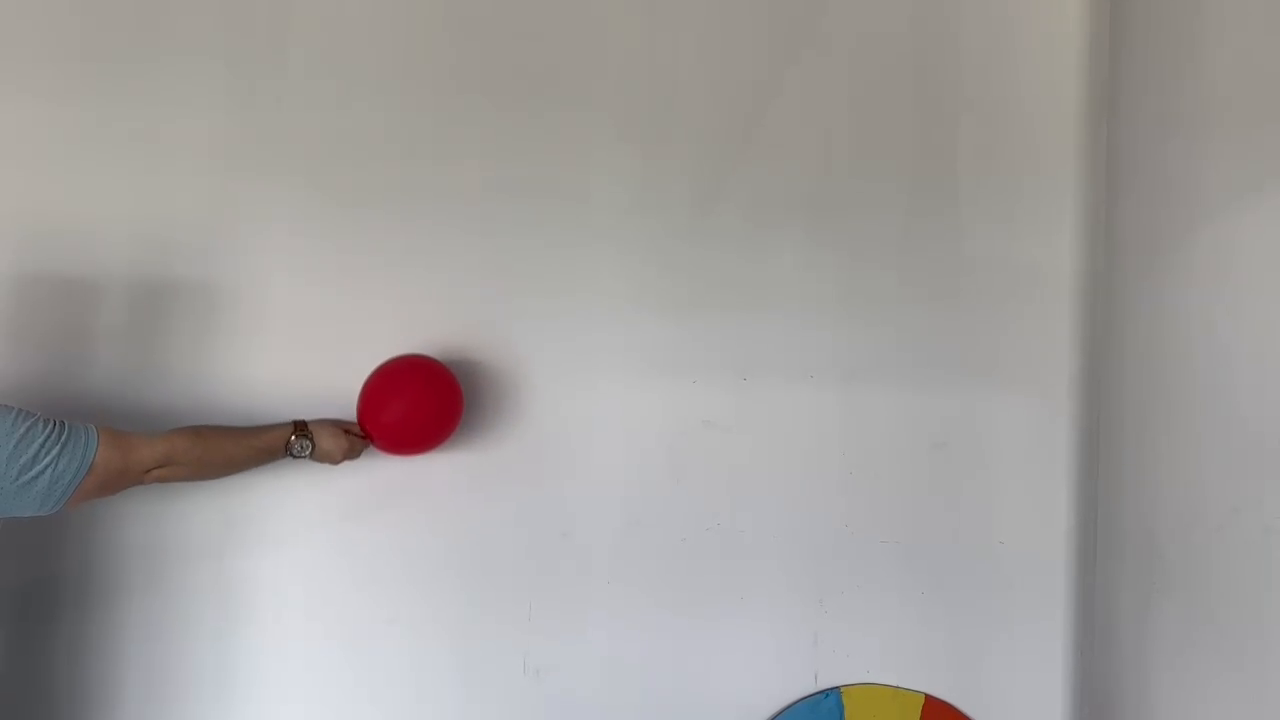
#> input picture frame 19 of image processing/Vid2.mp4, 1280 x 720 px, given in place of ballons.mp4, which was not available
$ python 'color & size detection.py'
#> lines starting #> are read from the running program, lines starting #| are printed output that depends on the picture; after the words box and inside, x2 and y2 are one past the last pixel; in counts of white or black regions, pixels touching at a corner belong together; pictures that were not available may be replaced by others from this repository, and a replacement may not be noted
import cv2 as cv
import numpy as np

video = cv.VideoCapture("ballons.mp4")

if not video.isOpened():
    print("Error: Could not open video file")
    exit()

while True:
    is_true, frame = video.read()
#> frame is the input picture: shape (720, 1280, 3); mean B, G, R 158, 159.4, 162.4
    if not is_true:
        break

    frame = cv.rotate(frame, cv.ROTATE_90_CLOCKWISE)
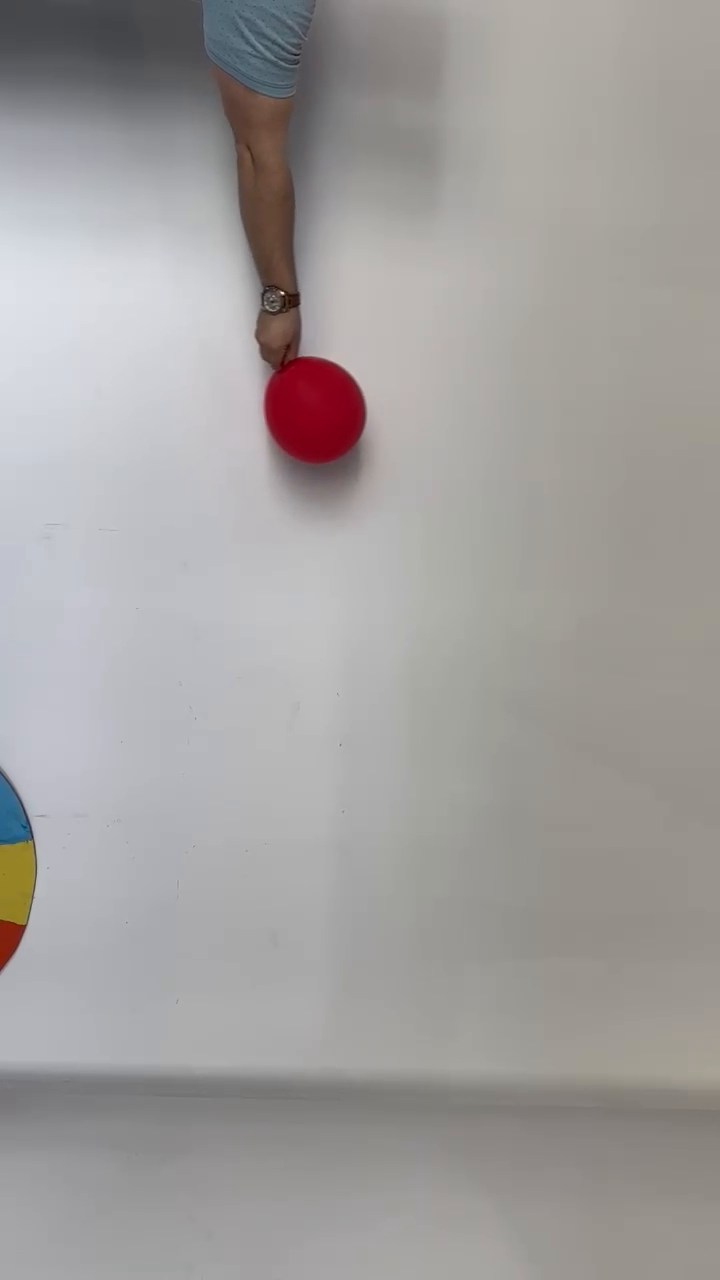
#> frame: shape (1280, 720, 3); mean B, G, R 158, 159.4, 162.4
    frame = cv.resize(frame, (640, 640))
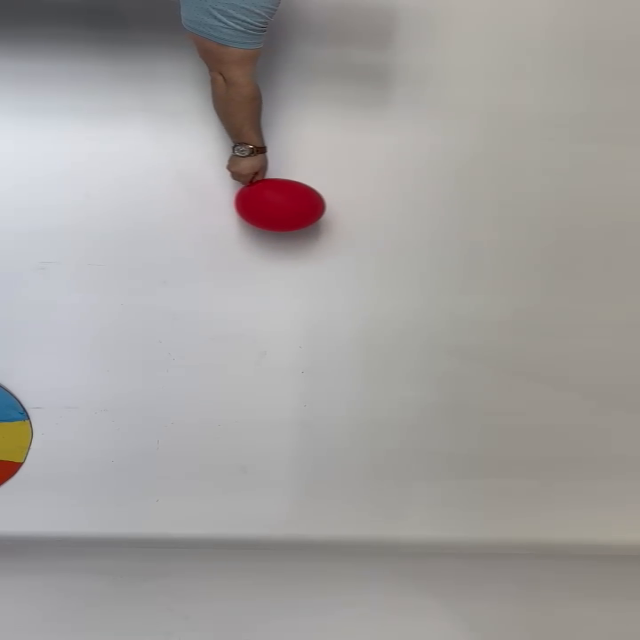
#> frame: shape (640, 640, 3); mean B, G, R 158, 159.5, 162.4

    # Convert the frame to HSV color space
    HSV_img = cv.cvtColor(frame, cv.COLOR_BGR2HSV)
#> HSV_img: shape (640, 640, 3); mean H, S, V 55.1, 15.4, 164.5

    # Define range for detecting red color in HSV space
    low_red = np.array([161, 155, 60])
    high_red = np.array([179, 255, 255])

    # Create a mask for red color
    red_mask = cv.inRange(HSV_img, low_red, high_red)
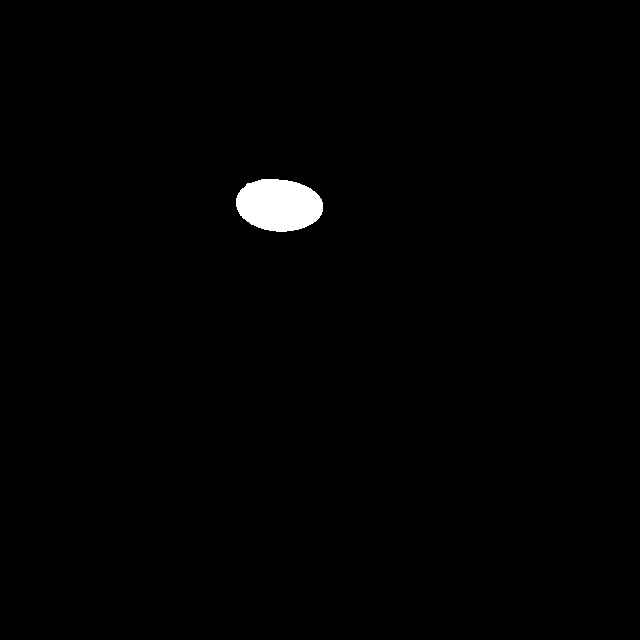
#> red_mask: shape (640, 640); 0.89% white; 1 white region

    # Find contours in the mask: Contours are the boundaries of the objects. they serve as to detect clusters of certain objects
    contours, _ = cv.findContours(red_mask, cv.RETR_EXTERNAL, cv.CHAIN_APPROX_SIMPLE) #needs to be understood)
#> contours = 1 contour; box (x1, y1, x2, y2) and area: (236, 179, 323, 232) 3527

    # Draw bounding boxes around the detected red objects
    for contour in contours:
        # If the contour is large enough (to avoid noise), draw a bounding box
        if cv.contourArea(contour) > 10:  # Adjust this threshold based on your objects size
            x, y, w, h = cv.boundingRect(contour) #(NEW)
            cv.rectangle(frame, (x, y), (x + w, y + h), (0, 255, 0), 2)  # Draw green rectangle
#> this loop made 1 pass
#> (x, y, w, h) on pass 1: (236, 179, 87, 53)
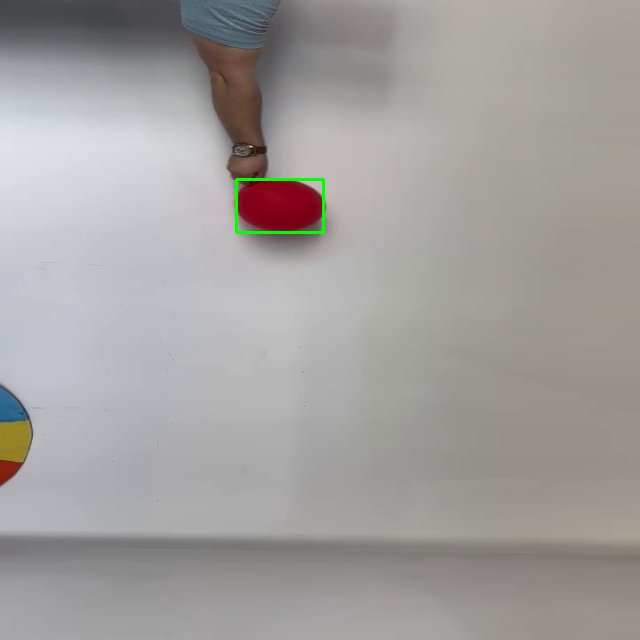
#> frame: shape (640, 640, 3); 0.2% of pixels changed, all inside (x1, y1, x2, y2) = (235, 178, 325, 234)

    # Show the resulting frame with bounding boxes
    cv.imshow("Red Object Detection", frame)

    if cv.waitKey(20) & 0xFF == ord('q'):  # Press 'q' to exit
#> (key q is pressed here)
        break

video.release()
cv.destroyAllWindows()

$ run again, starting later in the video
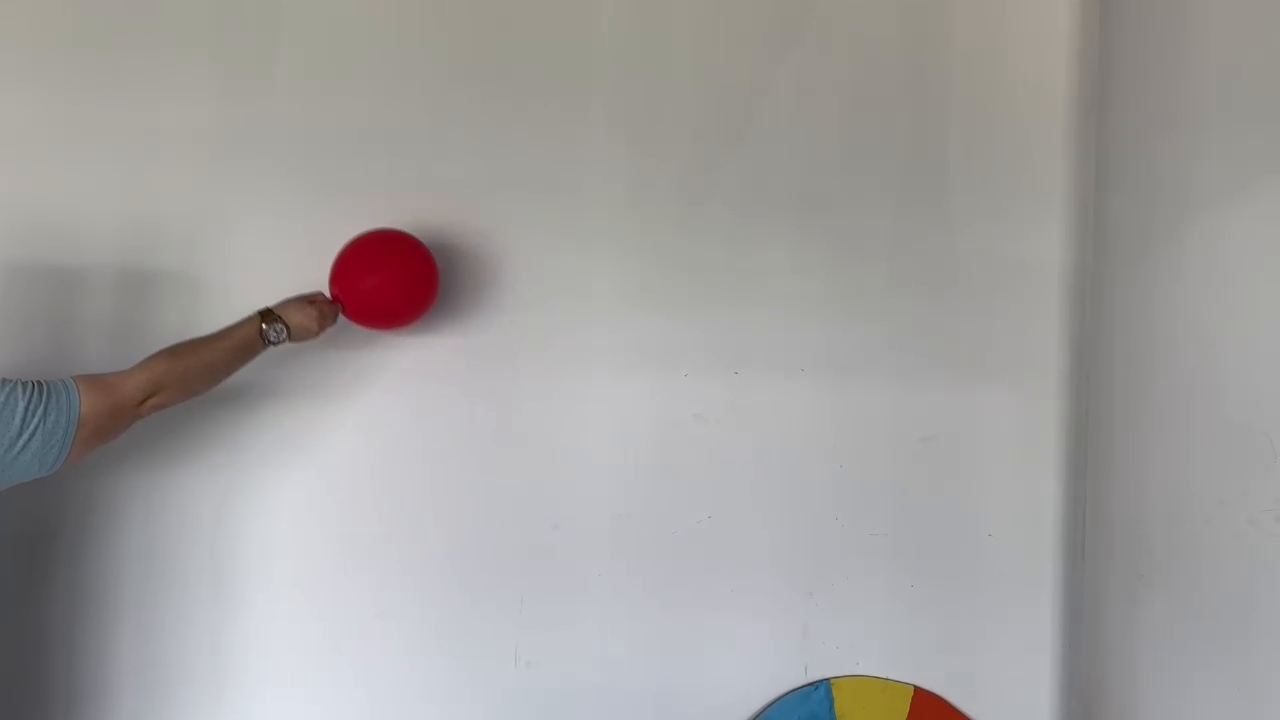
#> input picture frame 85 of image processing/Vid2.mp4, 1280 x 720 px, given in place of ballons.mp4, which was not available
#> frame is the input picture: shape (720, 1280, 3); mean B, G, R 158.6, 159.8, 162.1
#> HSV_img: shape (640, 640, 3); mean H, S, V 61.1, 15.7, 164.8
#> `red_mask = cv.inRange(HSV_img, low_red, high_red)`:
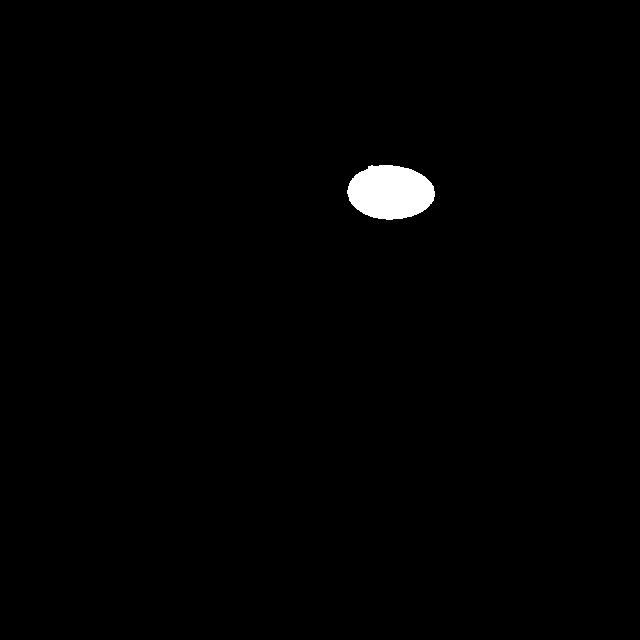
#> red_mask: shape (640, 640); 0.91% white; 1 white region
#> contours = 1 contour; box (x1, y1, x2, y2) and area: (347, 165, 435, 220) 3642
#> the loop `for contour in contours:` made 1 pass
#> (x, y, w, h) on pass 1: (347, 165, 88, 55)
#> after the loop `for contour in contours:`:
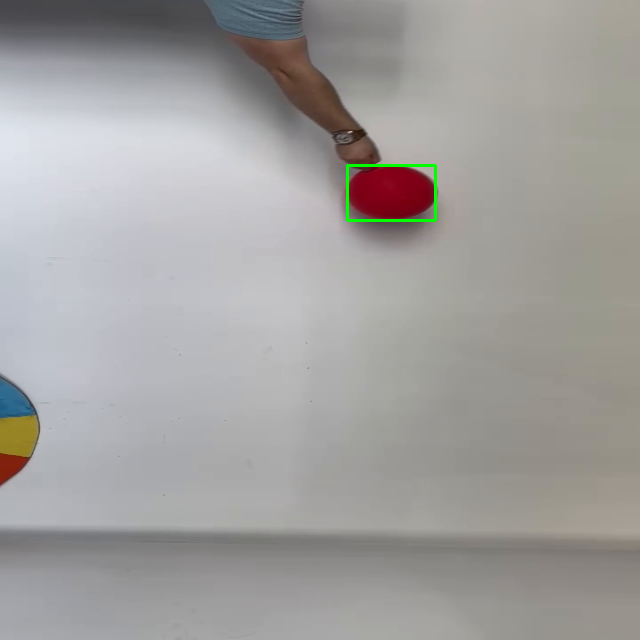
#> frame: shape (640, 640, 3); mean B, G, R 158.5, 160.2, 161.9

$ run again, starting later in the video
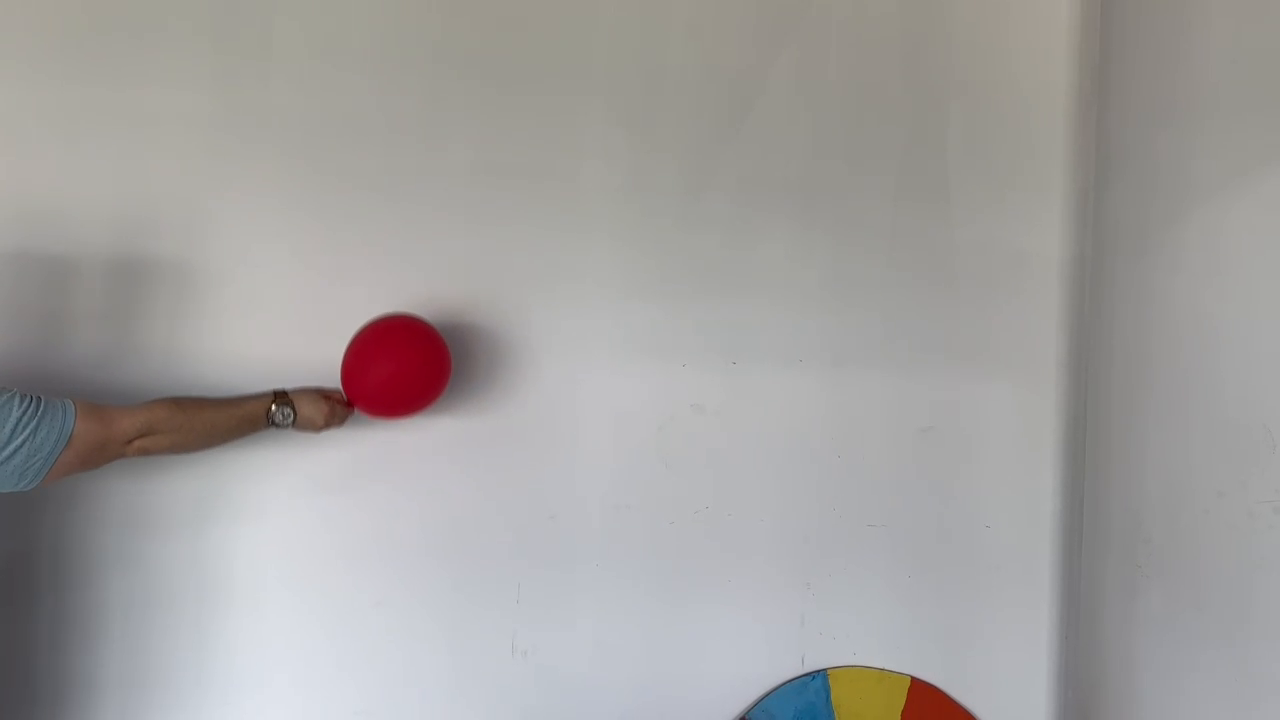
#> input picture frame 152 of image processing/Vid2.mp4, 1280 x 720 px, given in place of ballons.mp4, which was not available
#> frame is the input picture: shape (720, 1280, 3); mean B, G, R 159.2, 160.3, 162.6
#> HSV_img: shape (640, 640, 3); mean H, S, V 57.9, 16, 165.4
#> `red_mask = cv.inRange(HSV_img, low_red, high_red)`:
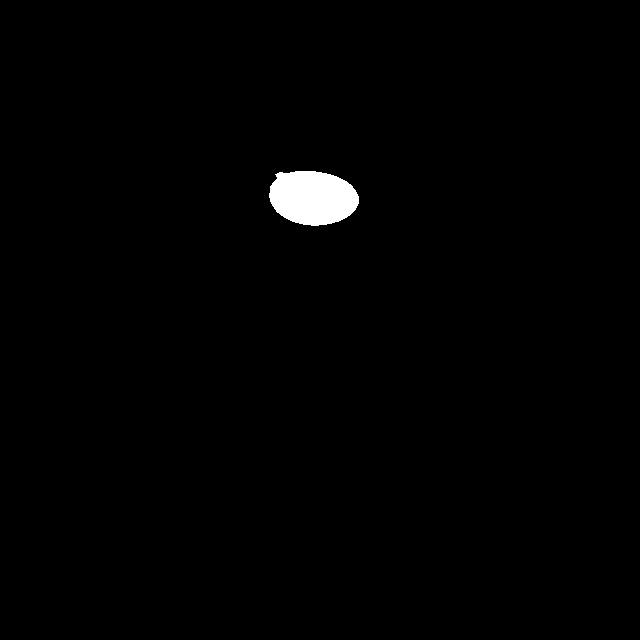
#> red_mask: shape (640, 640); 0.95% white; 1 white region
#> contours = 1 contour; box (x1, y1, x2, y2) and area: (269, 171, 359, 226) 3786
#> the loop `for contour in contours:` made 1 pass
#> (x, y, w, h) on pass 1: (269, 171, 90, 55)
#> after the loop `for contour in contours:`:
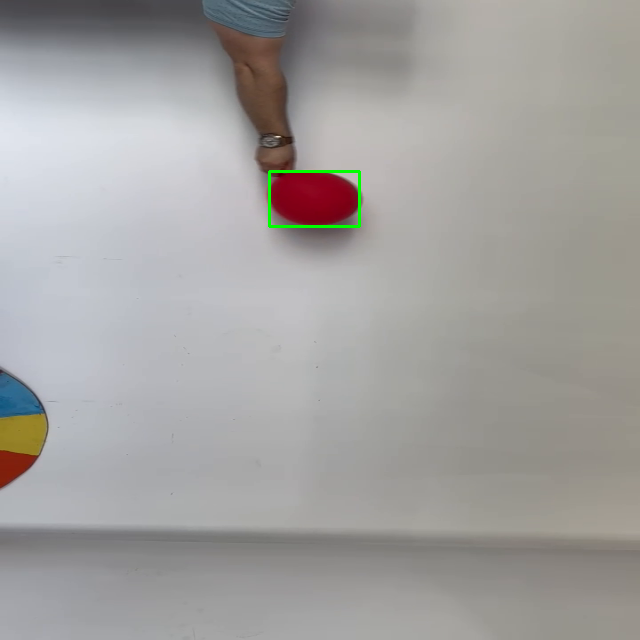
#> frame: shape (640, 640, 3); mean B, G, R 159, 160.7, 162.3
